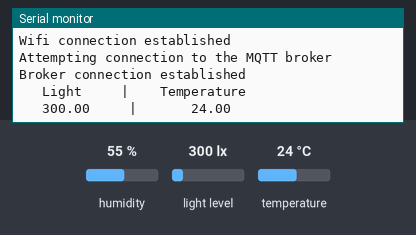
The sketch below on a simulated Arduino MKR. Parts: the last lines printed to the serial monitor. The test bench sets the inputs (shaded band); at power-on: light level 300 lx, temperature 24 °C, humidity 55 %. WiFi joins after 1.5 s; servers stay silent unless stated; no MQTT or app messages arrive unless stated; not simulated (calls return 0 or success): arduino_secrets.h; names the files do not define were given values by the test bench: SECRET_MQTT_PORT = 1883.

Above: at 2.7 s.
2.8 s: light level set to 0 lx
At 6.9 s:
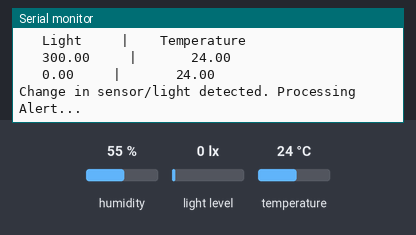
8.8 s: temperature set to 12 °C
At 12.9 s:
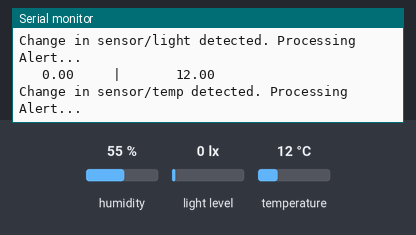
14.8 s: light level set to 40 lx
At 17.6 s:
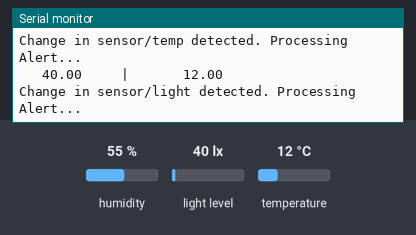
20.8 s: temperature set to 19 °C
At 22.3 s:
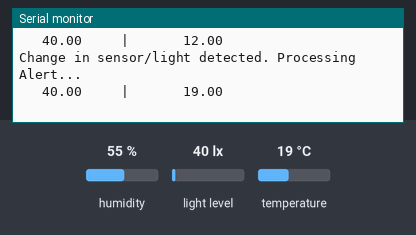
Timing chart, 0 to 23.8 s (numbered marks = the images above; inputs shaded):
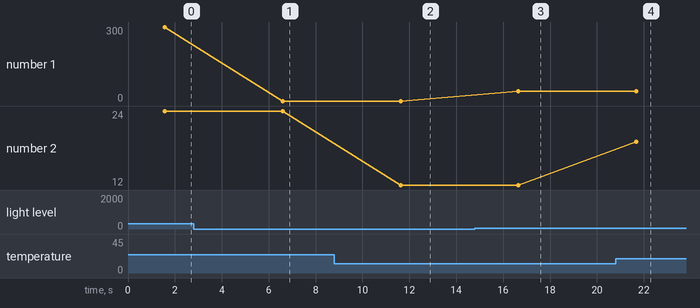

Measured:
- after the input at 2.8 s, the serial monitor: prints a new line after 3.8 s (image 1)
- after the input at 8.8 s, the serial monitor: prints a new line after 2.8 s (image 2)
- after the input at 14.8 s, the serial monitor: prints a new line after 1.9 s (image 3)
- after the input at 20.8 s, the serial monitor: prints a new line after 0.88 s (image 4)
- plotted number 1: 300 → 0 after the input at 2.8 s, 0 → 40 after the input at 14.8 s
- plotted number 2: 24 → 12 after the input at 8.8 s, 12 → 19 after the input at 20.8 s

The sketch:

MQTT.ino
```cpp
#include <Wire.h>
#include <PubSubClient.h>
#include <BH1750.h>
#include <DHT.h>
#include <WiFiNINA.h>

#include "arduino_secrets.h"

#define DHT11_PIN 2
DHT dht11(DHT11_PIN, DHT11);
BH1750 lightSensor;

WiFiSSLClient wifiSSLClient;                 // initialise secure wifi client
PubSubClient mqttClient(wifiSSLClient);      // connect the wifi client to MQTT

// Wifi & Broker credentials
const char SSID[] = SECRET_SSID;
const char PSWD[] = SECRET_PWD;
const char MQTT_USER[] = SECRET_MQTT_USER;
const char MQTT_PASSWORD[] = SECRET_MQTT_PASSWORD;
const char MQTT_SERVER[] = SECRET_MQTT_SERVER;
const int MQTT_PORT = SECRET_MQTT_PORT;

typedef struct {
  const char* light;
  const char* temp;
} Topics;

const Topics topics = {
  .light = "sensor/light",
  .temp  = "sensor/temp"
};


void connectBroker(){
  mqttClient.setServer(MQTT_SERVER, MQTT_PORT);

  Serial.println("Attempting connection to the MQTT broker");
  if (!mqttClient.connect("ArduinoNanoIoT", MQTT_USER, MQTT_PASSWORD)) {
    Serial.print("MQTT connection failed! Error code = ");
    Serial.println(mqttClient.state());

    while (1);
  }
  Serial.println("Broker connection established");
}

void connectWifi(){
  Serial.print("Attempting connection to SSID: ");
  Serial.println(SSID);
  while (WiFi.begin(SSID, PSWD) != WL_CONNECTED) {
    delay(5000);
  }
  Serial.println("Wifi connection established");
}

void printToTerminal(float light, float temp){
  Serial.print("   ");
  Serial.print(light);
  Serial.print("     |       ");
  Serial.println(temp);
}

// variables for light notifications
bool light_notification_sent = false;
bool temp_notification_sent = false;

void sendNotification(const char* topic, const char* message) {
  Serial.print("Change in ");
  Serial.print(topic);
  Serial.println(" detected. Processing Alert...");

  if (!mqttClient.connected()) {
    connectBroker();
  }

  mqttClient.publish(topic, message);
}

void updateStatus(bool &topicStatus, bool val){
  topicStatus = val;
}

void setup() {
  Serial.begin(9600);
  while(!Serial);

  Wire.begin();         // Initialize the I2C bus for light connection
  lightSensor.begin();
  dht11.begin();

  connectWifi();
  connectBroker();

  Serial.println("   Light     |    Temperature");
}

void loop() {
  mqttClient.loop();

  float lux = lightSensor.readLightLevel();
  float temp = dht11.readTemperature();
  printToTerminal(lux, temp);

  // handles changes in light / temperature. Will only send one notification per threshold change
  if(lux < 20 && !light_notification_sent) {
    sendNotification(topics.light, "low");
    updateStatus(light_notification_sent, true);
  } else if (lux >= 20 && light_notification_sent) {
    sendNotification(topics.light, "stable");
    updateStatus(light_notification_sent, false);
  } else if(lux < 0){
    sendNotification(topics.light, "error");
    updateStatus(light_notification_sent, true);
  }

  if(temp < 20 && !temp_notification_sent) {
    sendNotification(topics.temp, "low");
    updateStatus(temp_notification_sent, true);
  } else if (temp >= 20 && temp_notification_sent) {
    sendNotification(topics.temp, "stable");
    updateStatus(temp_notification_sent, false);
  } else if (isnan(temp)) {
    sendNotification(topics.temp, "error");
    updateStatus(temp_notification_sent, true);
  }

  delay(5000);
}
```
